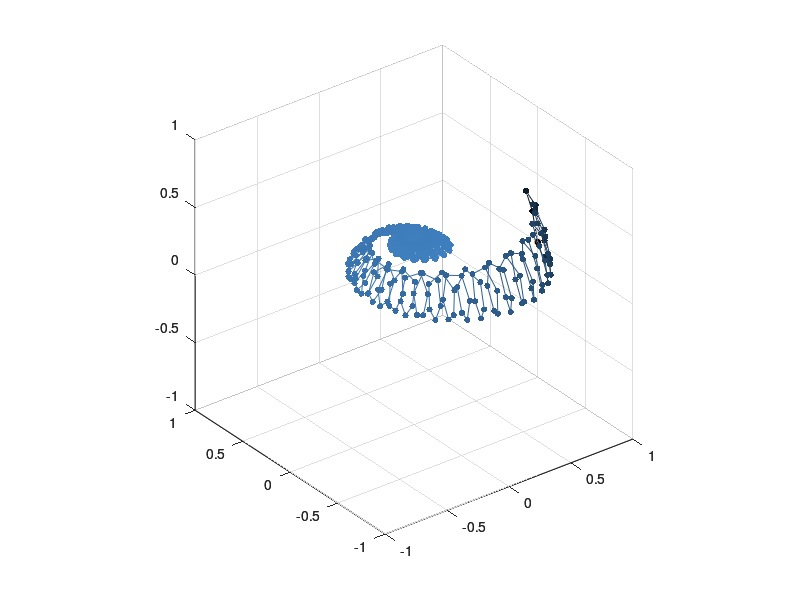

Source code (MATLAB): (Note: this script raises an error after producing the figure.)
lambda=.01;
delta = pi/12;
N=3000;
v0 = [1 0 0]';
theta = pi/2;
omega = 1.1;
p=.4;
marr=8;

phi = 0;
v = zeros(3,N+1);
v(:,1)=v0;

for j=1:N
    u = [sin(theta)*cos(phi), sin(theta)*sin(phi),cos(theta)]';
    phi = phi + omega;
    v(:,j+1) = lambda * u + (1-lambda)*dot(u,v(:,j))*u... 
        +sqrt(1-lambda)*(cos(delta)*(v(:,j)- dot(u,v(:,j))*u)...
            + sin(delta)*cross(v(:,j),u));
end

figure;
[x y z] = sphere;
ax1 = axes;
h = surfl(ax1,x,y,z);
set(h,'EdgeAlpha',0.1,'FaceAlpha',.1);
colormap(ax1,summer);
axis equal;
ax2 = axes;
norm = vecnorm(v,2,1);
%colors = 0.75*[(1-norm(:)).^p (1-norm(:)).^p (1-norm(:)).^p];
%colors = [0.75+0.25*norm(:).^p.*(1-norm(:)).^p  0.75*(1-norm(:)).^p 0.75*(1-norm(:)).^p];
colors = [0.3*(1-norm(:)).^p 0.6*(1-norm(:)).^p 0.9*(1-norm(:)).^p];
%colors = [0.1+0.9*norm(:).^p.*(1-norm(:)).^p  0.1 + 0.9*norm(:).^p.*(1-norm(:)).^p (1-norm(:)).^p];
%colors = [zeros(size(norm(:))) (1-norm(:)).^p  0.5 + 0.5*norm(:).^p];
%colors = [zeros(size(norm(:))) norm(:).^p 0.5 + 0.5*(1-norm(:)).^p ];
%colors = [(norm(:)).^p 0*(1-(norm(:)).^p) (1-(norm(:)).^p)];
scatter3(ax2,v(1,:),v(2,:),v(3,:),20,colors,'filled');
hold on;
scatter3(ax2,v(1,1),v(2,1),v(3,1),20,'r+');
patch(ax2,[v(1,:) nan] ,[v(2,:) nan],[v(3,:) nan],1:(N+2),'EdgeColor','interp','FaceColor','none');
colormap(ax2,colors);
axis equal;
hLink = linkprop([ax1,ax2],{'XLim','YLim','ZLim','CameraUpVector','CameraPosition','CameraTarget'});
ax1.Visible = 'off';
ax2.Visible = 'off';